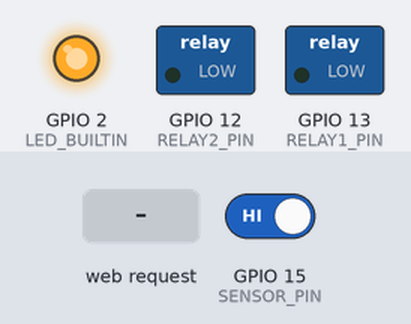
A sketch run on a simulated ESP32. Parts: switched loads named in the sketch (green lamp = pin HIGH), output pins drawn as LEDs (lit = HIGH). The test bench sets the inputs (shaded band); at power-on: GPIO 15 (SENSOR_PIN) HIGH. WiFi joins after 1.5 s; servers stay silent unless stated; the local clock reads 2024-03-15 10:24:30 at power-on unless the sketch sets it; what the sketch prints to the serial monitor is not drawn.

Above: at 2.7 s.
2.8 s: HTTP request GET /?switch=1 received
At 4.1 s:
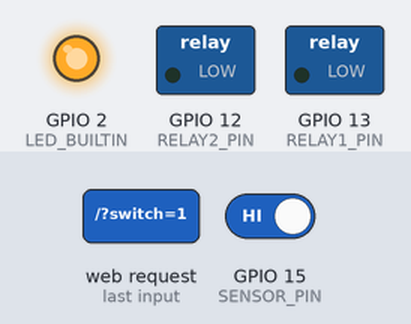
4.4 s: GPIO 15 (SENSOR_PIN) driven LOW
At 5.6 s:
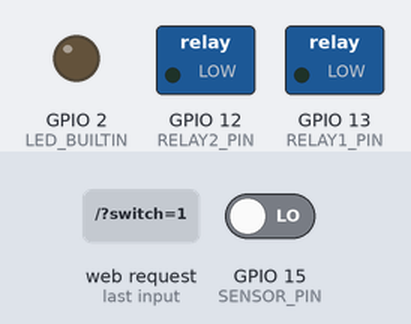
5.9 s: HTTP request GET /?switch=0 received
At 6.9 s:
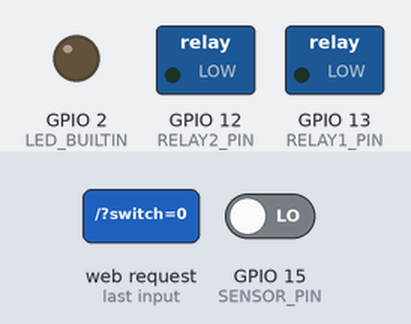
7.5 s: GPIO 15 (SENSOR_PIN) driven HIGH
At 8.0 s:
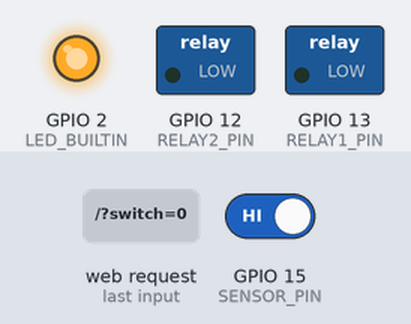
Timing chart, 0 to 10.0 s (numbered marks = the images above; inputs shaded):
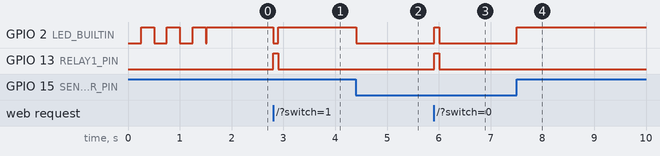

Measured:
- after the input at 2.8 s, GPIO 2 (LED_BUILTIN): HIGH → LOW at once, → HIGH 0.10 s later; GPIO 13 (RELAY1_PIN): LOW → HIGH at once, → LOW 0.10 s later
- after the input at 4.4 s, GPIO 2 (LED_BUILTIN): HIGH → LOW at once
- after the input at 5.9 s, GPIO 2 (LED_BUILTIN), GPIO 13 (RELAY1_PIN): LOW → HIGH at once, → LOW 0.10 s later
- after the input at 7.5 s, GPIO 2 (LED_BUILTIN): LOW → HIGH at once

The sketch:

alfred.ino
```cpp
//ALFRED: garage door opener and status

//Blue light status:
//  blinking during startup: connecting to Wifi/starting server
//  On when door open
//  quick blink when activating relays

#include <WiFi.h>
#include <WiFiClient.h>
#include <WebServer.h>

#define HTTPPORT 80

//how long door switch button should be "pushed"
#define DOOR_SWITCH_INTERVAL 100
//how long door takes to open/close
#define DOOR_MOVE_TIME 13

#define RELAY1_PIN 13
#define RELAY2_PIN 12
#define SENSOR_PIN 15

const char* ssid     = "wifi_ssid";
const char* password = "wifi_pass";
const char* hostname = "alfred";
unsigned int wifi_last_connected = 0;

const char* html_template = "<!doctype html>\r\n\
<html lang='en'>\r\n\
<head>\r\n\
  <meta charset='utf-8'>\r\n\
  <meta http-equiv='refresh' content='5'>\r\n\
  <title>Alfred</title>\r\n\
</head>\r\n\
<body style='background-color:#%s;'>\r\n\
<p style='font-size: 150px; font-weight: 900;'>%s</p>\r\n\
<div style='text-align:center;'/>\r\n\
<form method='get'>\r\n\
    <input type='hidden' name='switch' value='%lu'/>\r\n\
    <input type='submit' value='' style='height:800px; width:800px; border-color:#000; background: #aaa;'/>\r\n\
</form>\r\n\
</div>\r\n\
<p style='font-size: 75px; font-weight: 900;'>%s: %u hours ago</p>\r\n\
</body>\r\n\
</html>";

unsigned int last_switch = 0;
bool last_switch_state = 0;
unsigned int last_open = 0;

WebServer server(HTTPPORT);

//blink LED and output to Serial while connecting to WIFI
void wifi_blink_while_connecting()
{
  Serial.println("");
  Serial.println("Connecting to Wifi");

  int i = 2;
  while (WiFi.status() != WL_CONNECTED) {
    i++;
    delay(250);
    Serial.print(".");
    digitalWrite(LED_BUILTIN, i % 2);
  }

  Serial.println("");
  Serial.print("Connected to Wifi: ");
  Serial.println(ssid);
  Serial.print("IP address: ");
  Serial.println(WiFi.localIP());
  wifi_last_connected = time(NULL);
}

void switch_door()
{
  Serial.println("Switching Door");
  last_switch_state = is_open();
  last_switch = time(NULL);
  digitalWrite(LED_BUILTIN,!digitalRead(LED_BUILTIN));
  digitalWrite(RELAY1_PIN, HIGH);
  delay(DOOR_SWITCH_INTERVAL);
  digitalWrite(LED_BUILTIN,!digitalRead(LED_BUILTIN));
  digitalWrite(RELAY1_PIN, LOW);
}

bool is_open()
{
  return digitalRead(SENSOR_PIN);
}

void handle_req() {
  char response[1000];
  char *state;
  char *open_time;
  char *bg;

  Serial.print("Request from: ");
  Serial.println(server.client().remoteIP());

  if (server.hasArg("switch"))
  {
    switch_door();
    //server.sendHeader("Location", server.uri().c_str());
    server.sendHeader("Location", "./");
    server.send(301);
  } else
  {
    if ((time(NULL) < last_switch + DOOR_MOVE_TIME) && (last_switch > 0))
    {
      if (last_switch_state)
      {
        bg = "FFB";
        if (time(NULL) > last_switch + 8)
        {
          state = "CLOSING..";
        } else if (time(NULL) > last_switch + 3)
        {
          state = "CLOSING.";
        } else
        {
          state = "CLOSING";
        }
      } else
      {
        bg = "FFB";
        if (time(NULL) > last_switch + 8)
        {
          state = "OPENING..";
        } else if (time(NULL) > last_switch + 3)
        {
          state = "OPENING.";
        } else
        {
          state = "OPENING";
        }
      }
    } else
    {
      if(is_open())
      {
        bg = "FBB";
        state = "OPEN";
      } else
      {
        bg = "BFB";
        state = "CLOSED";
      }
    }

    if (last_open)
    {
      snprintf(response, sizeof(response), html_template, bg, state, millis(),  "Last Open", (time(NULL) - last_open)/3600);
    } else
    {
      snprintf(response, sizeof(response), html_template, bg, state, millis(), "Uptime", time(NULL)/3600);
    }

    server.send(200, "text/html", response);
  }
}

void setup(void) {
  pinMode(LED_BUILTIN, OUTPUT);
  digitalWrite(LED_BUILTIN, LOW);
  Serial.begin(115200);

  WiFi.mode(WIFI_STA);
  WiFi.config(INADDR_NONE, INADDR_NONE, INADDR_NONE, INADDR_NONE);
  WiFi.setHostname(hostname);
  WiFi.begin(ssid, password);
  Serial.println("");
  Serial.print("Starting Alfred Garage Door Manager");
  wifi_blink_while_connecting();

  server.on("/", handle_req);
  server.onNotFound(handle_req);
  server.begin();

  Serial.print("HTTP server started on port: ");
  Serial.println(HTTPPORT);

  pinMode(RELAY1_PIN, OUTPUT);
  digitalWrite(RELAY1_PIN, LOW);
  pinMode(RELAY2_PIN, OUTPUT);
  digitalWrite(RELAY2_PIN, LOW);

  pinMode(SENSOR_PIN, INPUT_PULLUP);
}

void loop(void) {
  server.handleClient();
  delay(10);
  if (is_open())
  {
    last_open = time(NULL);
    digitalWrite(LED_BUILTIN, HIGH);
  } else
  {
    digitalWrite(LED_BUILTIN, LOW);
  }
  if (WiFi.status() == WL_CONNECTED)
  {
    wifi_last_connected = time(NULL);
  } else
  {
    if ((time(NULL) - wifi_last_connected) > 600)
    {
      WiFi.reconnect();
      wifi_blink_while_connecting();
    }
  }
}
```
